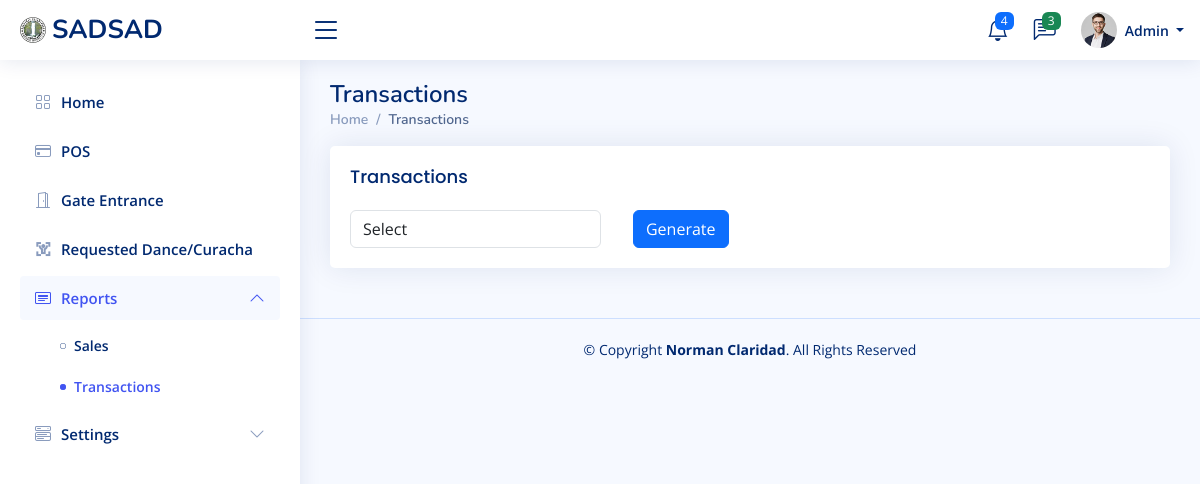
The app's page /views/reports/transactions/index.php (signed in) with its own data.
### tables this page shows
CREATE TABLE `menu` (
  `id` int NOT NULL AUTO_INCREMENT,
  `name` varchar(45) DEFAULT NULL,
  `url` varchar(255) DEFAULT NULL,
  `icon` varchar(45) DEFAULT NULL,
  `sort` int NOT NULL DEFAULT '0',
  `active_keyword` varchar(45) DEFAULT NULL,
  `is_active` char(1) NOT NULL DEFAULT 'Y' COMMENT 'Y = Yes\nN = No',
  `created_by` int DEFAULT NULL,
  `created_at` datetime DEFAULT NULL,
  `updated_by` int DEFAULT NULL,
  `updated_at` timestamp NOT NULL DEFAULT CURRENT_TIMESTAMP ON UPDATE CURRENT_TIMESTAMP,
  PRIMARY KEY (`id`)
);

CREATE TABLE `sub_menu` (
  `id` int NOT NULL AUTO_INCREMENT,
  `menu_id` int NOT NULL,
  `name` varchar(100) DEFAULT NULL,
  `url` varchar(255) DEFAULT NULL,
  `icon` varchar(45) DEFAULT NULL,
  `sort` int NOT NULL DEFAULT '0',
  `active_keyword` varchar(45) DEFAULT NULL,
  `is_active` char(1) NOT NULL DEFAULT 'Y' COMMENT 'Y = Yes\nN = No',
  `created_by` int DEFAULT NULL,
  `created_at` datetime DEFAULT NULL,
  `updated_by` int DEFAULT NULL,
  `updated_at` timestamp NOT NULL DEFAULT CURRENT_TIMESTAMP ON UPDATE CURRENT_TIMESTAMP,
  PRIMARY KEY (`id`)
);

### models/Models.php (called while the page is built)
<?php
class Models {
    protected function getDocumentRoot() {
        return $_SERVER['DOCUMENT_ROOT'];
    }
}

### inc/conn.php (called while the page is built, shortened)
<?php
class DB
{
	private $pdo;
	private static $instance = null;
	private function __construct() {
		$dsn = 'mysql:dbname=sadsad;host=127.0.0.1';
		$user = 'root';
		$password = '';
		$this->pdo = new \PDO($dsn, $user, $password);
	}
	public static function getInstance() {
		if (null === self::$instance) {
			self::$instance = new $c;
		}
		return self::$instance;
	}
	public function select($sql, $action = 'all') {
		$sth = $this->pdo->query($sql);
		return $sth->fetchAll();
	}
}

### models/Menu.php (called while the page is built, shortened)
<?php
require_once('Models.php');
class Menu extends Models {
    protected $db;
    private $table;
    public function __construct() {
		require_once($this->getDocumentRoot() . '/inc/conn.php');
        $this->db = DB::getInstance();
        $this->table = 'menu';
	}
	public function getWhere( $where = '', $sortBy = 'name ASC') {
		$sql = "SELECT * FROM $this->table WHERE 1 ";
		$sql .= " ORDER BY $sortBy ";
        $rows = $this->db->select($sql);
        return $rows;
	}
}

### models/Sub_menu.php (called while the page is built, shortened)
<?php
require_once('Models.php');
class Sub_menu extends Models
{
    protected $db;
    private $table;
    public function __construct() {
		require_once($this->getDocumentRoot() . '/inc/conn.php');
        $this->db = DB::getInstance();
        $this->table = 'sub_menu';
	}
	public function getWhere($where = '', $sortBy = 'sort ASC') {
		$sql = "SELECT * FROM $this->table WHERE is_active = 'Y'";
		if(!empty($where)) {
			$sql .= " $where";
		}
		$sql .= " ORDER BY $sortBy ";
        $rows = $this->db->select($sql);
        return $rows;
	}
}

### inc/helpers.php (called while the page is built, shortened)
<?php
class Helpers {
     public function checkactivemenu($uri, $activekeyword) : bool {
        if(strpos($uri, $activekeyword) !== false) {
            return true;
        }
        return false;
    }
}

### views/reports/transactions/index.php (the view, shortened to what this page needs)
<?php
require_once(SERVER_DOCUMENT_ROOT . '/inc/helpers.php');
$helpers = new Helpers();
include_once SERVER_DOCUMENT_ROOT . '/templates/header.php';
include_once SERVER_DOCUMENT_ROOT . '/templates/sidebar.php';
?>
<main id="main" class="main">
    <div class="pagetitle">
        <h1><?php echo PAGE_TITLE ?></h1>
        <nav>
            <ol class="breadcrumb">
                <li class="breadcrumb-item"><a href="<?php echo BASE_URL ?>">Home</a></li>
                <li class="breadcrumb-item active"><?php echo PAGE_TITLE ?></li>
            </ol>
        </nav>
    </div>
    <section class="section">
        <div class="row">
            <div class="col-lg-12">
                <div class="card">
                    <div class="card-body">
                        <form action="" method="post" id="frm-sales" data-parsley-validate="">
                            <h5 class="card-title"><?php echo PAGE_TITLE ?></h5>
                            <div class="row">
                                <div class="col-md-4">
                                    <div class="form-group">
                                        <select name="event" id="event" class="form-control" data-parsley-required="">
                                            <option value="">Select</option>
                                        </select>
                                    </div>
                                </div>
                                <div class="col-md-4">
                                    <label for="">&nbsp;</label>
                                    <input type="button" id="btn-search" class="btn btn-primary" value="Generate">
                                </div>
                            </div>
                        </form>
                    </div>
                </div>
            </div>
        </div>
    </section>
</main>
<?php
    include_once SERVER_DOCUMENT_ROOT . '/templates/footer.php';
?>

### templates/sidebar.php (shortened to what this page needs)
<?php
require ($_SERVER['DOCUMENT_ROOT'] . '/models/Menu.php');
require ($_SERVER['DOCUMENT_ROOT'] . '/models/Sub_menu.php');
$menu       = new Menu();
$sub_menu   = new Sub_menu();
$resMenu = $menu->getWhere('', 'sort ASC');
$menu_list = [];
foreach($resMenu AS $row) {
    $resSubMenu = $sub_menu->getWhere(" AND menu_id = " . $row['id'], "name ASC");
    $menu_list[] = [
        'id'    => $row['id'],
        'name'  => $row['name'],
        'url'   => $row['url'],
        'icon'  => $row['icon'],
        'active_keyword'  => $row['active_keyword'],
        'sub_menu' => $resSubMenu
    ];
}
?>
  <aside id="sidebar" class="sidebar">
    <ul class="sidebar-nav" id="sidebar-nav">
    <?php foreach($menu_list AS $row):
            $checkmenu = $helpers->checkactivemenu($uri, $row['active_keyword']);
            $active = ($checkmenu) ? '' : 'collapsed';
            $areaexpanded = ($checkmenu) ? 'aria-expanded="true"' : '';
            $navcontentshow = ($checkmenu) ? 'show' : '';
            $baseUrl = BASE_URL;
            if($row['active_keyword'] != 'home') {
                $baseUrl = BASE_URL . $row['url'];
            }
        ?>
        <?php if(empty($row['sub_menu'])): ?>
        <li class="nav-item">
            <a class="nav-link <?php echo $active ?>" href="<?php echo $baseUrl ?>">
                <i class="<?php echo $row['icon'] ?>"></i>
                <?php echo $row['name'] ?>
            </a>
        </li>
        <?php else : ?>
        <li class="nav-item">
            <a class="nav-link <?php echo $active ?>" data-bs-target="#<?php echo $row['active_keyword'] ?>-nav" data-bs-toggle="collapse" href="#" <?php echo $areaexpanded ?>>
                <i class="<?php echo $row['icon'] ?>"></i><span><?php echo $row['name'] ?></span><i class="bi bi-chevron-down ms-auto"></i>
            </a>
            <ul id="<?php echo $row['active_keyword'] ?>-nav" class="nav-content collapse <?php echo $navcontentshow ?>" data-bs-parent="#sidebar-nav">
            <?php foreach($row['sub_menu'] AS $rows):
                        $checkmenu = $helpers->checkactivemenu($uri, $rows['active_keyword']);
                        $active = ($checkmenu) ? 'active' : '';
                    ?>
                    <li>
                        <a href="<?php echo BASE_URL . '/' . $rows['url'] ?>" class="<?php echo $active; ?>">
                            <i class="<?php echo $rows['icon'] ?>"></i><span><?php echo $rows['name'] ?></span>
                        </a>
                    </li>
                <?php endforeach; ?>
            </ul>
        </li>
        <?php endif; ?>
        <?php endforeach; ?>
    </ul>
  </aside>

### assets/css/style.css (style rules this page uses)
:root { scroll-behavior: smooth; }
body { font-family: "Open Sans", sans-serif; background: #f6f9ff; color: #444444; }
a { color: #4154f1; text-decoration: none; }
h1, h2, h3, h4, h5, h6 { font-family: "Nunito", sans-serif; }
#main { margin-top: 60px; padding: 20px 30px; transition: all 0.3s; }
.pagetitle { margin-bottom: 10px; }
.pagetitle h1 { font-size: 24px; margin-bottom: 0; font-weight: 600; color: #012970; }
.card { margin-bottom: 30px; border: none; border-radius: 5px; box-shadow: 0px 0 30px rgba(1, 41, 112, 0.1); }
.card-title { padding: 20px 0 15px 0; font-size: 18px; font-weight: 500; color: #012970; font-family: "Poppins", sans-serif; }
.card-body { padding: 0 20px 20px 20px; }
.breadcrumb { font-size: 14px; font-family: "Nunito", sans-serif; color: #899bbd; font-weight: 600; }
.breadcrumb a { color: #899bbd; transition: 0.3s; }
.breadcrumb .breadcrumb-item::before { color: #899bbd; }
.breadcrumb .active { color: #51678f; font-weight: 600; }
.sidebar { position: fixed; top: 60px; left: 0; bottom: 0; width: 300px; z-index: 996; transition: all 0.3s; padding: 20px; overflow-y: auto; scrollbar-width: thin; scrollbar-color: #aab7cf transparent; box-shadow: 0px 0px 20px rgba(1, 41, 112, 0.1); background-color: #fff; }
@media (min-width: 1200px) { #main, #footer { margin-left: 300px; } }
.sidebar-nav { padding: 0; margin: 0; list-style: none; }
.sidebar-nav li { padding: 0; margin: 0; list-style: none; }
.sidebar-nav .nav-item { margin-bottom: 5px; }
.sidebar-nav .nav-link { display: flex; align-items: center; font-size: 15px; font-weight: 600; color: #4154f1; transition: 0.3; background: #f6f9ff; padding: 10px 15px; border-radius: 4px; }
.sidebar-nav .nav-link i { font-size: 16px; margin-right: 10px; color: #4154f1; }
.sidebar-nav .nav-link.collapsed { color: #012970; background: #fff; }
.sidebar-nav .nav-link.collapsed i { color: #899bbd; }
.sidebar-nav .nav-link .bi-chevron-down { margin-right: 0; transition: transform 0.2s ease-in-out; }
.sidebar-nav .nav-link:not(.collapsed) .bi-chevron-down { transform: rotate(180deg); }
.sidebar-nav .nav-content { padding: 5px 0 0 0; margin: 0; list-style: none; }
.sidebar-nav .nav-content a { display: flex; align-items: center; font-size: 14px; font-weight: 600; color: #012970; transition: 0.3; padding: 10px 0 10px 40px; transition: 0.3s; }
.sidebar-nav .nav-content a i { font-size: 6px; margin-right: 8px; line-height: 0; border-radius: 50%; }
.sidebar-nav .nav-content a:hover, .sidebar-nav .nav-content a.active { color: #4154f1; }
.sidebar-nav .nav-content a.active i { background-color: #4154f1; }

### records on screen
menu: name "Home"
menu: name "POS"
menu: name "Gate Entrance"
menu: name "Requested Dance/Curacha"
menu: name "Reports"
sub_menu: name "Sales"
sub_menu: name "Transactions"
menu: name "Settings"

### other values on screen
LOGO_TEXT "SADSAD"
$_SESSION['SESS_FIRST_NAME'] "Admin"
PAGE_TITLE "Transactions"
